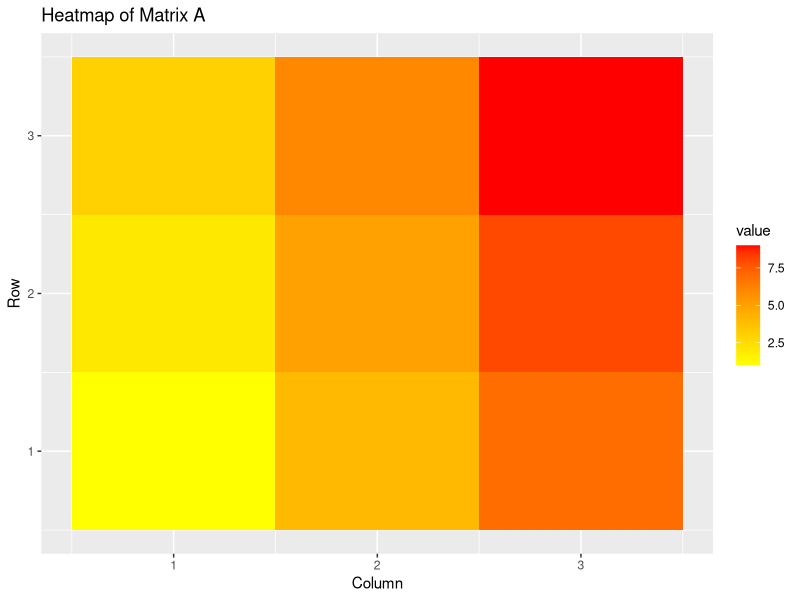
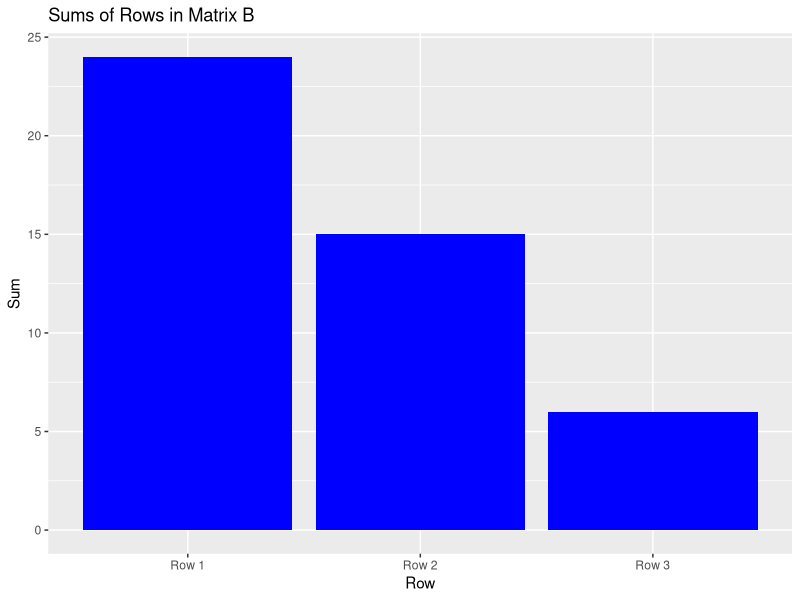

The R script that drew these images, in order:
library(ggplot2)
library(reshape2)

matrix_A <- matrix(1:9, 3, 3, byrow = TRUE)
matrix_B <- matrix(9:1, 3, 3, byrow = TRUE)

sum_matrix <- matrix_A + matrix_B
scaled_matrix <- matrix_A * 2
transposed_A <- t(matrix_A)
product_matrix <- matrix_A %*% matrix_B

sum_matrix_A <- sum(matrix_A)
mean_matrix_B <- mean(matrix_B)
sd_matrix_B <- sd(matrix_B)

heatmap_plot <- ggplot(melt(matrix_A), aes(Var1, Var2, fill = value)) + 
  geom_tile() + scale_fill_gradient(low = "yellow", high = "red") + 
  labs(title = "Heatmap of Matrix A", x = "Column", y = "Row")

barplot_data <- data.frame(Row = paste("Row", 1:3), Sum = rowSums(matrix_B))
barplot_plot <- ggplot(barplot_data, aes(Row, Sum)) + 
  geom_bar(stat = "identity", fill = "blue") + 
  labs(title = "Sums of Rows in Matrix B", x = "Row", y = "Sum")

print(heatmap_plot)
print(barplot_plot)
